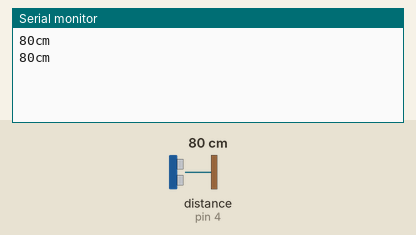
Bench run of a sketch on a simulated Arduino Uno, built with avr-gcc and run on an emulated ATmega328P. Shown: the last lines printed to the serial monitor. Wiring (inferred from the names in the program): ultrasonic range finder: trigger pin 2; echo pin 4. The test bench sets the inputs (shaded band); at power-on: distance to the obstacle (sensor on pin 4) 80 cm. The echo pulse lasts 58.3 µs per cm.

Above: at 1.8 s.
1.9 s: distance to the obstacle (sensor on pin 4) set to 2 cm
At 2.8 s:
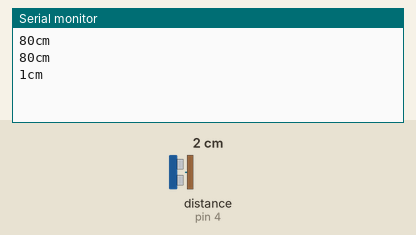
3.4 s: distance to the obstacle (sensor on pin 4) set to 4 cm
At 4.8 s:
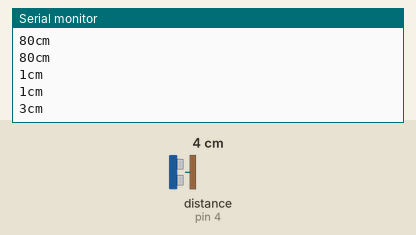
Timing chart, 0 to 6.4 s (numbered marks = the images above; inputs shaded):
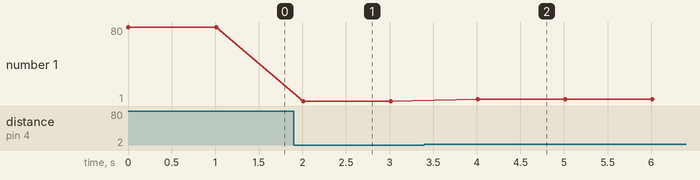

The sketch:

sonar_distance.ino
```cpp
const int trigPin = 2;
const int echoPin = 4;

void setup() {
  // initialize serial communication:
  Serial.begin(9600);
}

void loop()
{
  // establish variables for duration of the ping,
  // and the distance result in centimeters:
  long duration, cm;

  // The sensor is triggered by a HIGH pulse of 10 or more microseconds.
  // Give a short LOW pulse beforehand to ensure a clean HIGH pulse:
  pinMode(trigPin, OUTPUT);
  digitalWrite(trigPin, LOW);
  delayMicroseconds(2);
  digitalWrite(trigPin, HIGH);
  delayMicroseconds(10);
  digitalWrite(trigPin, LOW);

  // Read the signal from the sensor: a HIGH pulse whose
  // duration is the time (in microseconds) from the sending
  // of the ping to the reception of its echo off of an object.
  pinMode(echoPin, INPUT);
  duration = pulseIn(echoPin, HIGH);

  // convert the time into a distance
  cm = microsecondsToCentimeters(duration);

  Serial.print(cm);
  Serial.print("cm");
  Serial.println();
  delay(1000);
}

long microsecondsToCentimeters(long microseconds)
{
  // The speed of sound is 340 m/s or 29 microseconds per centimeter.
  // The ping travels out and back, so to find the distance of the
  // object we take half of the distance travelled.
  return microseconds / 29 / 2;
}
```

Measured:
- after the input at 1.9 s, the serial monitor: prints a new line after 0.11 s (image 1)
- after the input at 3.4 s, the serial monitor: prints a new line after 0.61 s (image 2)
- plotted number 1: 80 → 1 after the input at 1.9 s, 1 → 3 after the input at 3.4 s
